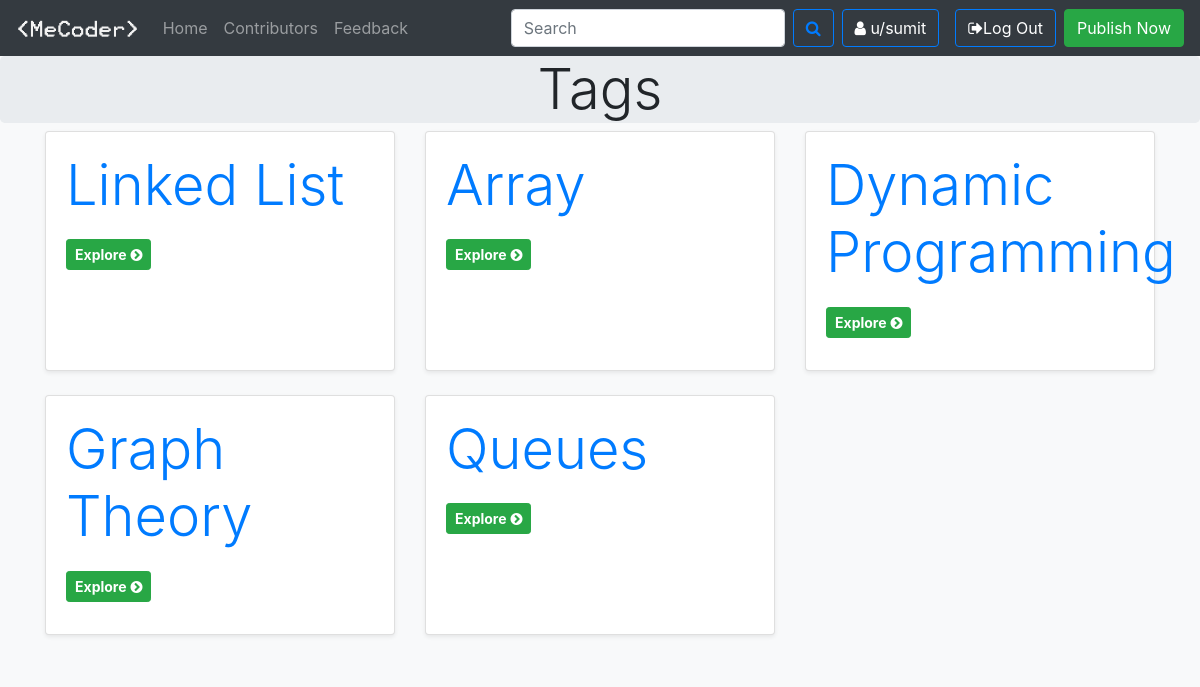
The page /problem/problemtags/ (signed in) on the database its author committed.
### problem/models.py (models this page shows, shortened)
class probobj(models.Model):
    p_id=models.AutoField(primary_key=True)
    p_user=models.ForeignKey(User,on_delete=models.CASCADE)
    p_tag=models.CharField(max_length=100,default="unnamed")
    p_name=models.CharField(max_length=100)
    p_desc=models.TextField()
    p_in=models.CharField(max_length=200,default="")
    p_out=models.CharField(max_length=200,default="")
    p_const=models.CharField(max_length=200,default="")
    p_exin=models.CharField(max_length=200,default="")
    p_exout=models.CharField(max_length=200,default="")
    p_code=models.TextField(default="")
    p_timestamp=models.DateTimeField(default=now)

### problem/views.py (the view)
# urls.py: path('problemtags/',views.problemtags,name="tags search"),
def problemtags(request):
    allobj=probobj.objects.all()
    unique_tags={i.p_tag for i in allobj}
    final_obj=set()
    for i in unique_tags:
        item=probobj.objects.filter(p_tag=i)
        final_obj.add(item[0])
    return render(request,'problem/problemtags.html',{'tagname':final_obj})

### templates/problem/problemtags.html (shortened to what this page needs)
{% extends 'basic.html' %}
{% block body %}
<main role="main">
  <section class="jumbotron p-0 m-0 text-center">
    <div class="container">
      <h1 class="display-4">Tags</h1>
    </div>
  </section>
  <div class="album  bg-light">
    <div class="container">
      <div class="row">
       {% for i in tagname %}
        <div class="col-md-4">
          <div class="card mb-4 shadow-sm tagta">
            <div class="card-body">
             <div class="card-title">
               <strong class="d-inline-block mb-2 display-4 text-primary">{{i.p_tag}}</strong>
             </div>
              <div class="d-flex justify-content-between align-items-center">
                  <a href="/problem/problemtags/{{i.p_tag}}/" class="btn btn-sm btn-success"><strong>Explore</strong>  </strong><i class="fa fa-chevron-circle-right"></i></a>
              </div>
            </div>
          </div>
        </div>
       {% if forloop.counter|divisibleby:3 %}
       </div><div class="row">
       {% endif %}
       {% endfor %}
      </div>
    </div>
  </div>
</main>
{% endblock body %}

### templates/basic.html (shortened to what this page needs)
<!doctype html>
<html lang="en">
  <head>
    <link rel="stylesheet" href="https://stackpath.bootstrapcdn.com/bootstrap/4.5.0/css/bootstrap.min.css">
     <link href="https://maxcdn.bootstrapcdn.com/font-awesome/4.2.0/css/font-awesome.min.css" rel="stylesheet">
  </head>
  <body class="px-0 bg-light">
    <nav class="navbar navbar-expand-lg navbar-dark bg-dark">
  <a class="navbar-brand" href="/"><img src="/static/img/logo.png" height="25" alt="logo"></a>
  <div class="collapse navbar-collapse" id="navbarSupportedContent">
    <ul class="navbar-nav mr-auto">
      <li class="nav-item {% block currenthome %}{% endblock currenthome %}">
        <a class="nav-link" href="/">Home <span class="sr-only">(current)</span></a>
      </li>
      <li class="nav-item  {% block currentcont %}{% endblock currentcont %}">
        <a class="nav-link" href="#">Contributors</a>
      </li>
      <li class="nav-item">
        <a class="nav-link  {% block currentfeed %}{% endblock currentfeed %}" href="#">Feedback</a>
      </li>
    </ul>
    <form class="form-inline my-2 my-lg-0">
      <input class="form-control mr-sm-2" type="search" placeholder="Search" aria-label="Search">
      <button class="btn btn-outline-primary my-2 my-sm-0" type="submit"><i class="fa fa-search"></i></button>
    </form>
    {% if not user.is_authenticated %}
      <div class="btn-group mr-2" role="group" aria-label="First group">
      <button type="button" class="btn btn-primary mx-2" data-toggle="modal" data-target="#loginmodel">Log in</button>
      <button type="button" class="btn btn-primary mx-2" data-toggle="modal" data-target="#signupmodel">Sign Up</button>
     </div>
     {% else %}
       <button class="btn btn-outline-primary my-2 mx-2 my-sm-0 text-white" type="button"><i class="fa fa-user" aria-hidden="true"></i> u/{{request.user}}</button>
    <form action="/handleLogout/" method="POST">{% csrf_token %}
    <button class="btn btn-outline-primary my-2 mx-2 my-sm-0 text-white" type="submit"><i class="fa fa-sign-out" aria-hidden="true"></i>Log Out</button>
    </form>
    <a href="/problem/publishpage/" class="btn btn-success" type="button">Publish Now</a>
    {% endif %}
  </div>
</nav>
{% block body %}
{% endblock body %}
  </body>
</html>

### rows shown on the page
probobj: p_tag "Linked List"
probobj: p_tag "Array"
probobj: p_tag "Dynamic Programming"
probobj: p_tag "Graph Theory"
probobj: p_tag "Queues"

### other values the page prints
{{ request.user }} "sumit"
